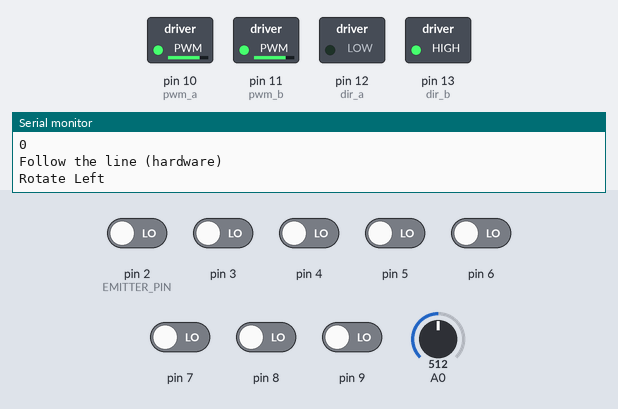
Simulated run of this sketch. Board: Arduino Uno, built with avr-gcc and run on an emulated ATmega328P. Shown: switched loads named in the sketch (green lamp = pin HIGH), the last lines printed to the serial monitor. The test bench sets the inputs (shaded band); at power-on: pin 2 (EMITTER_PIN), pin 3–9 LOW, A0 = 512.

Above: at 12.7 s.
12.8 s: pin 9 driven HIGH
At 13.5 s:
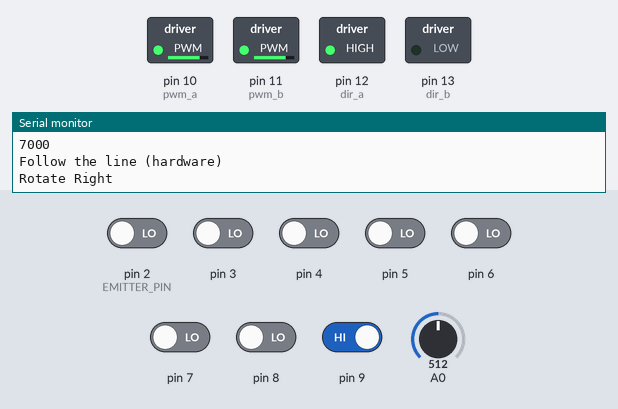
14.3 s: pin 2 (EMITTER_PIN) driven HIGH
At 15.1 s:
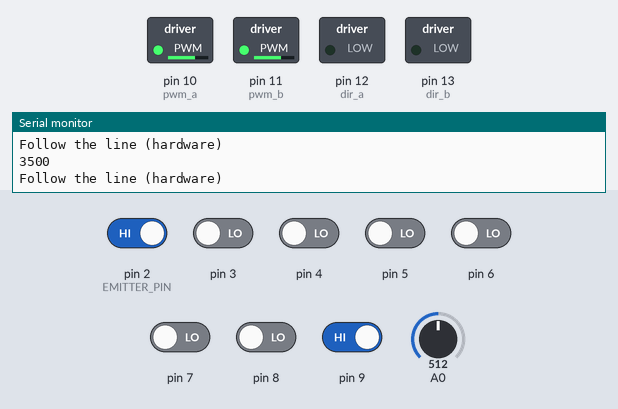
15.8 s: pin 3 driven HIGH
At 16.9 s:
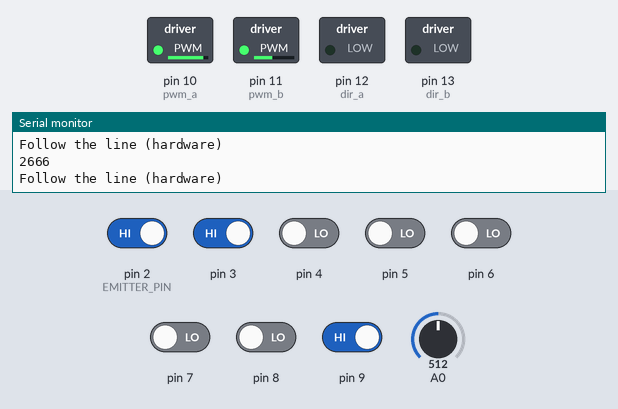
17.3 s: pin 6 driven HIGH
At 17.45 s:
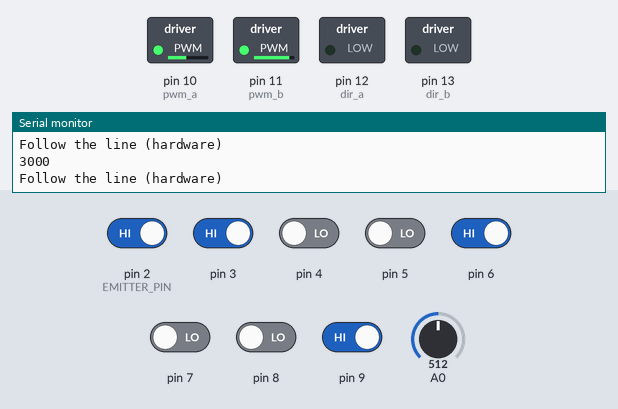
19.0 s: A0 set to 484
Timing chart, 0 to 21.6 s (numbered marks = the images above; inputs shaded):
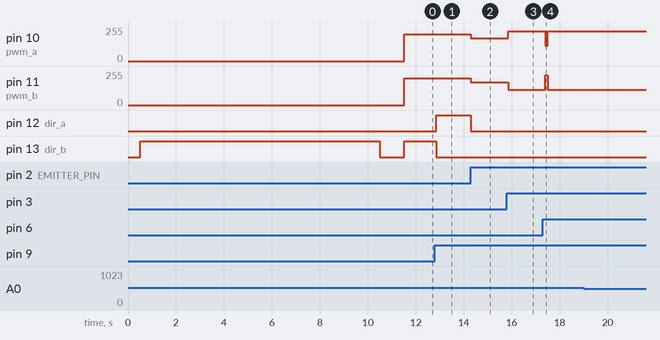

The sketch:

Line_Follower_PD.ino
```cpp
#include <QTRSensors.h>  // Pololu QTR Library

//line sensor defines
#define NUM_SENSORS   8     // number of sensors used
#define TIMEOUT       2500  // waits for 2500 microseconds for sensor outputs to go low
#define EMITTER_PIN   2     // emitter is controlled by digital pin 2


//line sensor declarations
// sensors 0 through 7 are connected to digital pins 2 through 9, respectively
QTRSensorsRC qtrrc((unsigned char[]) {2, 3, 4, 5, 6, 7, 8, 9},
		   NUM_SENSORS, TIMEOUT, EMITTER_PIN);
unsigned int sensorValues[NUM_SENSORS];

int pwm_a = 10;  //PWM control for motor outputs 1 and 2 is on digital pin 10
int pwm_b = 11;  //PWM control for motor outputs 3 and 4 is on digital pin 11
int dir_a = 12;  //direction control for motor outputs 1 and 2 is on digital pin 12
int dir_b = 13;  //direction control for motor outputs 3 and 4 is on digital pin 13
int incomingByte = 0;	// for incoming serial data
int encoderCount=0;
int encoderOld=0;
int encoderState=0;
int mode=0;
int sensorState=0;
int temp_var=0;


// pid loop vars
float error=0;
float lastError=0;
float PV =0 ;
float kp = 0;
float ki = 0;
float kd =0;
int m1Speed=0;
int m2Speed=0;
int line_position=0;
int motorspeed=0;


void setup()
{
    pinMode(pwm_a, OUTPUT);  //Set control pins to be outputs
    pinMode(pwm_b, OUTPUT);
    pinMode(dir_a, OUTPUT);
    pinMode(dir_b, OUTPUT);

    analogWrite(pwm_a, 0);  //set both motors to run at (100/255 = 39)% duty cycle (slow)
    analogWrite(pwm_b, 0);


    Serial.begin(115200);


    Serial.println("Zagros Robotics, Inc.");
    Serial.println("Magician Line Follower Demo PC Control\n ");
    Serial.println("Calibrating sensor");
    // calibrate line sensor
    delay(500);
    pinMode(13, OUTPUT);
    digitalWrite(13, HIGH);    // turn on Arduino's LED to indicate we are in calibration mode
    for (int i = 0; i < 400; i++)  // make the calibration take about 10 seconds
    {
	qtrrc.calibrate();       // reads all sensors 10 times at 2500 us per read (i.e. ~25 ms per call)
    }
    digitalWrite(13, LOW);     // turn off Arduino's LED to indicate we are through with calibration

    // print calibration results

    // print the calibration minimum values measured when emitters were on
    for (int i = 0; i < NUM_SENSORS; i++)
    {
	Serial.print(qtrrc.calibratedMinimumOn[i]);
	Serial.print(' ');
    }
    Serial.println();

    // print the calibration maximum values measured when emitters were on
    for (int i = 0; i < NUM_SENSORS; i++)
    {
	Serial.print(qtrrc.calibratedMaximumOn[i]);
	Serial.print(' ');
    }
    Serial.println();
    Serial.println();
    Serial.println("Calibration Complete");
    delay(1000);

}

void loop()
{
// read line follow mode

    mode = analogRead(0);
//Serial.print("Line Follower Mode:");
//Serial.println(mode);


    // Serial.print("Zagros Robotics, Inc.");
    // line sensor values
    // read calibrated sensor values and obtain a measure of the line position from 0 to 5000
    // To get raw sensor values, call:
    //  qtrrc.read(sensorValues); instead of unsigned int position = qtrrc.readLine(sensorValues);
    unsigned int line_position = qtrrc.readLine(sensorValues);

    // print the sensor values as numbers from 0 to 1000, where 0 means maximum reflectance and
    // 1000 means minimum reflectance, followed by the line position
    for (unsigned char i = 0; i < NUM_SENSORS; i++)
    {
	//   Serial.print(sensorValues[i]);
	//   Serial.print('\t');
    }
    //Serial.println(); // uncomment this line if you are using raw values
    Serial.println(line_position); // comment this line out if you are using raw values

    //delay(250);

    // hardware line follow mode
    if (mode > 500)
    {
	follow_line(line_position);
    }
    else
    { //not hard wired line following


	if (Serial.available() > 0) {
// read the incoming byte:
	    incomingByte = Serial.read();
	}


	Serial.println("*");


	switch(incomingByte)
	{
	case 's':
	    digitalWrite(dir_a, LOW);
	    analogWrite(pwm_a, 0);
	    digitalWrite(dir_b, LOW);
	    analogWrite(pwm_b, 0);
	    Serial.println("Stop\n");
	    incomingByte='*';

	    break;

	case 'f':
	    digitalWrite(dir_a, LOW);
	    analogWrite(pwm_a, 255);
	    digitalWrite(dir_b, LOW);
	    analogWrite(pwm_b, 255);
	    Serial.println("Forward\n");
	    incomingByte='*';
	    break;

	case 'b':
	    digitalWrite(dir_a, HIGH);
	    analogWrite(pwm_a, 255);
	    digitalWrite(dir_b, HIGH);
	    analogWrite(pwm_b, 255);
	    Serial.println("Backward\n");
	    incomingByte='*';
	    break;

	case 'l':
	    digitalWrite(dir_a, LOW);
	    analogWrite(pwm_a, 255);
	    digitalWrite(dir_b, HIGH);
	    analogWrite(pwm_b, 255);
	    Serial.println("Rotate Left\n");
	    incomingByte='*';
	    break;


	case 'r':
	    digitalWrite(dir_a, HIGH);
	    analogWrite(pwm_a, 255);
	    digitalWrite(dir_b, LOW);
	    analogWrite(pwm_b, 255);
	    Serial.println("Rotate Right\n");
	    incomingByte='*';
	    break;

	case 'g': //serial follow the line command

	    follow_line(line_position);


	    Serial.print("::");
	    Serial.print(error);
	    Serial.print('\t');
	    Serial.print(PV);
	    Serial.print('\t');
	    Serial.print(m1Speed);
	    Serial.print('\t');
	    Serial.print(m2Speed);
	    Serial.print('\t');
	    Serial.print(lastError);
	    Serial.print('\t');

	    break;


	case 'v':
	    Serial.println("Version 04302013a - PD");
	    incomingByte='*';
	    break;

	case 'h':
	    Serial.println("(f)orward");
	    Serial.println("(b)ackward");
	    Serial.println("(l)eft");
	    Serial.println("(r)ight");
	    Serial.println("(s)top");
	    Serial.println("(g)follow line");
	    Serial.println("(v)erson");
	    Serial.println("(h)elp");
	    delay(1000);
	    incomingByte='*';
	    break;


	}  // end command switch

    }//end not hardwired line following

    delay(100);


}  // end loop


//line following subroutine
// PD Control


void follow_line(int line_position)  //follow the line

{

    Serial.println("Follow the line (hardware)");


    switch(line_position)
    {
    case 0:


	digitalWrite(dir_a, LOW);
	analogWrite(pwm_a, 200);
	digitalWrite(dir_b, HIGH);
	analogWrite(pwm_b, 200);
	Serial.println("Rotate Left\n");
	break;

    case 7000:
	digitalWrite(dir_a, HIGH);
	analogWrite(pwm_a, 200);
	digitalWrite(dir_b, LOW);
	analogWrite(pwm_b, 200);
	Serial.println("Rotate Right\n");
	break;

    default:
	error = (float)line_position - 3500;

	// set the motor speed based on proportional and derivative PID terms
	// kp is the a floating-point proportional constant
	//(maybe start with a value around 0.5)
	// kd is the floating-point derivative constant
	//(maybe start with a value around 1)
	//note that when doing PID, it's very important you get your signs right,
	//or else the
	// control loop will be unstable
	kp=.5;
	kd=1;

	PV = kp * error + kd * (error - lastError);
	lastError = error;

	//this codes limits the PV (motor speed pwm value)
	// limit PV to 55
	if (PV > 55)
	{
	    PV = 55;
	}

	if (PV < -55)
	{
	    PV = -55;
	}


	m1Speed = 170 + PV;
	m2Speed = 170 - PV;

	//set motor speeds

	digitalWrite(dir_a, LOW);
	analogWrite(pwm_a, m2Speed);
	digitalWrite(dir_b, LOW);
	analogWrite(pwm_b, m1Speed);
	break;
    }
} // end follow line
```

Measured:
- after the input at 12.8 s, pin 12 (dir_a): LOW → HIGH after 0.05 s; pin 13 (dir_b): HIGH → LOW after 0.05 s
- after the input at 14.3 s, pin 10 (pwm_a), pin 11 (pwm_b): 200/255 → 170/255 at once; pin 12 (dir_a): HIGH → LOW at once
- after the input at 15.8 s, pin 10 (pwm_a): 170/255 → 225/255 after 0.05 s; pin 11 (pwm_b): 170/255 → 115/255 after 0.05 s
- after the input at 17.3 s, pin 10 (pwm_a): 225/255 → 115/255 after 0.10 s, → 225/255 0.10 s later; pin 11 (pwm_b): 115/255 → 225/255 after 0.10 s, → 115/255 0.10 s later
